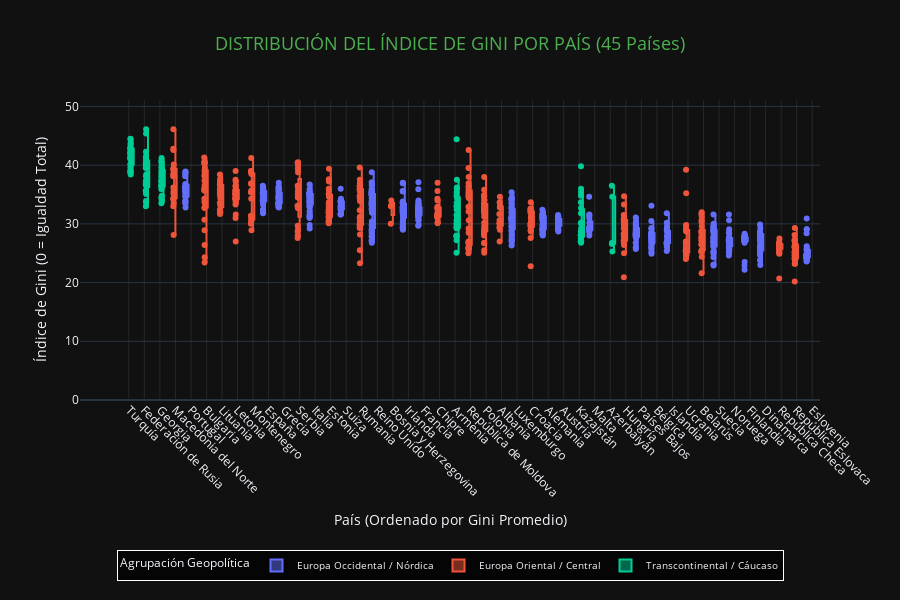

Notebook source saved alongside this figure:
### Code cell
import plotly.express as px
import pandas as pd
import plotly.graph_objects as go

# --- 1. ASIGNACIÓN DE DATOS REALES ---
if 'df_paises_europeos' in locals():
    df_plot = df_paises_europeos.copy()
else:
    print("❌ ERROR: No se encontró el DataFrame 'df_paises_europeos'. Por favor, asegúrate de que esté cargado.")
    df_plot = pd.DataFrame()

if not df_plot.empty:
    
    df_plot_corregido = df_plot.copy()
    num_paises = df_plot_corregido['Country Name'].nunique()
    print(f"✅ Generando Box Plot para los {num_paises} países europeos disponibles.")

    # --- CÁLCULO DE RANGOS Y ORDENAMIENTO ---
    
    Y_MIN_CORREGIDO = 0 # Mantenemos el eje Y iniciando en 0
    gini_max_real = df_plot_corregido['Value'].max()
    Y_MAX_CORREGIDO = max(45, gini_max_real + 5)
    
    # Ordenamos los países por su Gini promedio para una mejor visualización
    gini_promedio = df_plot_corregido.groupby('Country Name')['Value'].mean().sort_values(ascending=False)
    paises_ordenados = gini_promedio.index.tolist()

    # --- 2. GRÁFICO DE DISTRIBUCIÓN (BOX PLOT) ---
    print("\n📊 Generando Gráfico de Distribución (Box Plot) por País...")
    
    fig_box = px.box(
        df_plot_corregido, 
        x='Country Name', 
        y='Value', 
        color='Agrupacion', # Se colorea por agrupación
        category_orders={"Country Name": paises_ordenados},
        template='plotly_dark',
        height=600,
        points="all" # Muestra los puntos individuales
    )

    # --- 3. CONFIGURACIÓN DEL LAYOUT (LEYENDA DEBAJO Y EJE Y EN 0) ---
    fig_box.update_layout(
        title=dict(
            text=f'DISTRIBUCIÓN DEL ÍNDICE DE GINI POR PAÍS ({num_paises} Países)',
            x=0.5,
            font=dict(size=18, color='#4CAF50')
        ),
        xaxis_title='País (Ordenado por Gini Promedio)',
        yaxis_title='Índice de Gini (0 = Igualdad Total)',
        
        # AJUSTE DEL EJE Y A CERO
        yaxis=dict(
            range=[Y_MIN_CORREGIDO, Y_MAX_CORREGIDO] 
        ),
        
        # ROTACIÓN DE ETIQUETAS Y LEYENDA DEBAJO
        xaxis=dict(
            tickangle=45, 
            gridcolor='rgba(128,128,128,0.2)'
        ),
        
        # ⚠️ POSICIÓN DE LA LEYENDA DEBAJO DEL GRÁFICO
        legend=dict(
            orientation="h",
            yanchor="top",
            y=-0.5, # Ajuste de posición (fuera del gráfico)
            xanchor="center",
            x=0.5,
            bgcolor="rgba(0,0,0,0.7)",
            bordercolor="white",
            borderwidth=1,
            font=dict(size=10),
            title_text="Agrupación Geopolítica"
        ),
        margin=dict(b=200, t=100) # Aumentar el margen inferior para la leyenda
    )

    fig_box.show()
    
    
    print("\n✅ Box Plot generado con éxito. La leyenda de Agrupación Geopolítica se muestra ahora debajo.")

### Figure 1 — Plotly figure (JSON) as saved in the notebook; plotly's stock layout.template omitted (floating-point values rounded to 4 significant figures; data arrays with more than 128 entries replaced by an {"elided": "..."} marker saying what was removed)
{"data": [{"alignmentgroup": "True", "boxpoints": "all", "hovertemplate": "Agrupacion=Europa Occidental / Nórdica<br>Country Name=%{x}<br>Value=%{y}<extra></extra>", "legendgroup": "Europa Occidental / Nórdica", "marker": {"color": "#636efa"}, "name": "Europa Occidental / Nórdica", "notched": false, "offsetgroup": "Europa Occidental / Nórdica", "orientation": "v", "showlegend": true, "type": "box", "x": {"elided": "564 str values"}, "x0": " ", "xaxis": "x", "y": {"elided": "564 float values"}, "y0": " ", "yaxis": "y"}, {"alignmentgroup": "True", "boxpoints": "all", "hovertemplate": "Agrupacion=Europa Oriental / Central<br>Country Name=%{x}<br>Value=%{y}<extra></extra>", "legendgroup": "Europa Oriental / Central", "marker": {"color": "#EF553B"}, "name": "Europa Oriental / Central", "notched": false, "offsetgroup": "Europa Oriental / Central", "orientation": "v", "showlegend": true, "type": "box", "x": {"elided": "433 str values"}, "x0": " ", "xaxis": "x", "y": {"elided": "433 float values"}, "y0": " ", "yaxis": "y"}, {"alignmentgroup": "True", "boxpoints": "all", "hovertemplate": "Agrupacion=Transcontinental / Cáucaso<br>Country Name=%{x}<br>Value=%{y}<extra></extra>", "legendgroup": "Transcontinental / Cáucaso", "marker": {"color": "#00cc96"}, "name": "Transcontinental / Cáucaso", "notched": false, "offsetgroup": "Transcontinental / Cáucaso", "orientation": "v", "showlegend": true, "type": "box", "x": {"elided": "135 str values"}, "x0": " ", "xaxis": "x", "y": {"elided": "135 float values"}, "y0": " ", "yaxis": "y"}], "layout": {"boxmode": "group", "height": 600, "legend": {"bgcolor": "rgba(0,0,0,0.7)", "bordercolor": "white", "borderwidth": 1, "font": {"size": 10}, "orientation": "h", "title": {"text": "Agrupación Geopolítica"}, "tracegroupgap": 0, "x": 0.5, "xanchor": "center", "y": -0.5, "yanchor": "top"}, "margin": {"b": 200, "t": 100}, "title": {"font": {"color": "#4CAF50", "size": 18}, "text": "DISTRIBUCIÓN DEL ÍNDICE DE GINI POR PAÍS (45 Países)", "x": 0.5}, "xaxis": {"anchor": "y", "categoryarray": ["Turquía", "Federación de Rusia", "Georgia", "Macedonia del Norte", "Portugal", "Bulgaria", "Lituania", "Letonia", "Montenegro", "España", "Grecia", "Serbia", "Italia", "Estonia", "Suiza", "Rumania", "Reino Unido", "Bosnia y Herzegovina", "Irlanda", "Francia", "Chipre", "Armenia", "República de Moldova", "Polonia", "Albania", "Luxemburgo", "Croacia", "Alemania", "Austria", "Kazajstán", "Malta", "Azerbaiyán", "Hungría", "Países Bajos", "Bélgica", "Islandia", "Ucrania", "Belarús", "Suecia", "Noruega", "Finlandia", "Dinamarca", "República Checa", "República Eslovaca", "Eslovenia"], "categoryorder": "array", "domain": [0, 1], "gridcolor": "rgba(128,128,128,0.2)", "tickangle": 45, "title": {"text": "País (Ordenado por Gini Promedio)"}}, "yaxis": {"anchor": "x", "domain": [0, 1], "range": [0, 51.1], "title": {"text": "Índice de Gini (0 = Igualdad Total)"}}}}
